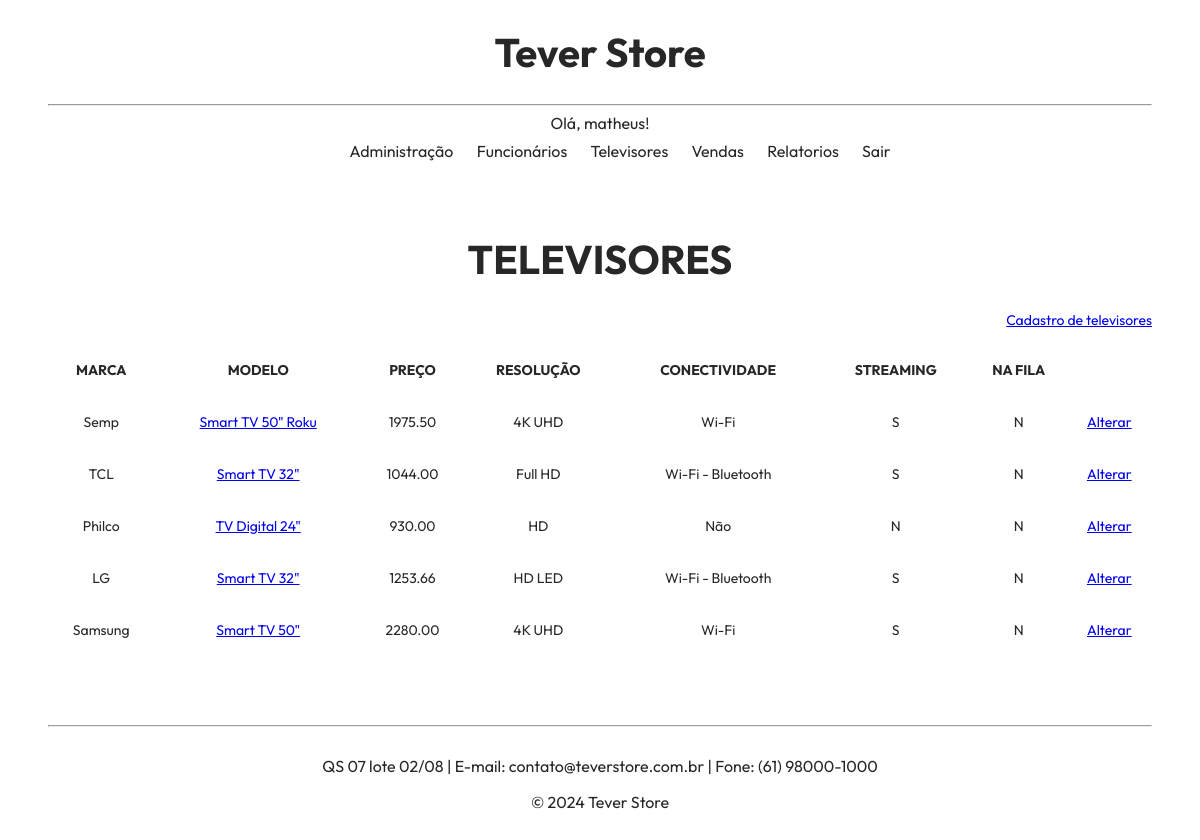
/lista_tel.php (signed in), run on the app's committed database.
### tables this page shows
CREATE TABLE IF NOT EXISTS `televisores` (
  `cod_tel` INT NOT NULL AUTO_INCREMENT,
  `marca_tel` VARCHAR(45) NOT NULL,
  `modelo_tel` VARCHAR(45) NOT NULL,
  `preco_tel` DECIMAL(9,2) NOT NULL,
  `resolucao_tel` VARCHAR(10) NOT NULL,
  `conectividade_tel` VARCHAR(45) NOT NULL,
  `streaming_tel` CHAR(1) NOT NULL,
  `fila_compra_tel` CHAR(1) NOT NULL,
  `vendas_cod_venda` INT NOT NULL,
  PRIMARY KEY (`cod_tel`),
  INDEX `fk_televisores_vendas1_idx` (`vendas_cod_venda` ASC) VISIBLE,
  CONSTRAINT `fk_televisores_vendas1`
    FOREIGN KEY (`vendas_cod_venda`)
    REFERENCES `vendas` (`cod_venda`)
    ON DELETE NO ACTION
    ON UPDATE NO ACTION);

### lista_tel.php (the view, shortened to what this page needs)
<!DOCTYPE html>
<html>
    <head>
        <link rel="stylesheet" type="text/css" href="css/layout.css">
		<link rel="stylesheet" type="text/css" href="css/menu.css">
    </head>
    <body>
        <div id="principal">
            <div class="header">
				<h1>Tever Store</h1>
			</div>
            <hr>
			<div class="menu_global">
                <p align="center"> Olá, <?php include "valida_login.php"; ?>!</p>
                <?php include "menu_local.php"; ?>
			</div>
			<div class="middle-list">
				<h1 style="font-size: 40px;">TELEVISORES</h1>
                <p align="right"><a href="cadastra_tel.php">Cadastro de televisores</a></p>
				<?php
					$conectar = mysqli_connect("localhost", "root", "#senai0308", "tever");
					$sql_consulta = "SELECT marca_tel, modelo_tel, preco_tel, resolucao_tel,
                    conectividade_tel, streaming_tel, fila_compra_tel, cod_tel FROM televisores";
					$sql_resultado = mysqli_query ($conectar, $sql_consulta);
				?>
				<table width="100%">
							<tr height="50px">
								<td><strong>MARCA</strong></td>
								<td><strong>MODELO</strong></td>
								<td><strong>PREÇO</strong></td>
								<td><strong>RESOLUÇÃO</strong></td>
								<td><strong>CONECTIVIDADE</strong></td>
								<td><strong>STREAMING</strong></td>
								<td><strong>NA FILA</strong></td>
							</tr>
					<?php
						while ($registro = mysqli_fetch_row($sql_resultado)) {
					?>
							<tr height="50px">
								<td>
									<?php echo $registro[0]; ?>
								</td>
								<td>
									<a href="exibe_tel.php?codigo=<?php echo $registro[7]; ?>">
										<?php echo $registro[1]; ?>
									</a>
								</td>
								<td>
									<?php echo $registro[2]; ?>
								</td>
								<td>
									<?php echo $registro[3]; ?>
								</td>
								<td>
									<?php echo $registro[4]; ?>
								</td>
								<td>
									<?php echo $registro[5]; ?>
								</td>
								<td>
									<?php echo $registro[6]; ?>
								</td>
								<td>
									<a href="altera_tel.php?codigo=<?php echo $registro[7]; ?>">
										Alterar
									</a>
								</td>
							</tr>
					<?php
						}
					?>
				</table>
			</div>
            <hr>
			<footer>
            	<p>QS 07 lote 02/08 | E-mail: contato@teverstore.com.br | Fone: (61) 98000-1000</p>
            	<p>&#169 2024 Tever Store</p>
        	</footer>
		</div>
    </body>
</html>

### css/layout.css (style rules this page uses)
.header { text-align: center; font-size: 20px; }
.middle-list { color: rgb(39, 39, 39); font-size: 14px; padding: 30px 0 60px 0; text-align: center; }
footer { padding: 5px; margin: auto 150px auto 150px; text-align: center; }

### lista_tel.php (style rules this page uses)
#principal { font-family: 'Outfit', serif; }

### data on the page
televisores: marca_tel "Semp", modelo_tel "Smart TV 50\" Roku", preco_tel "1975.50", resolucao_tel "4K UHD", conectividade_tel "Wi-Fi", streaming_tel "S", fila_compra_tel "N"
televisores: marca_tel "TCL", modelo_tel "Smart TV 32\"", preco_tel "1044.00", resolucao_tel "Full HD", conectividade_tel "Wi-Fi - Bluetooth", streaming_tel "S", fila_compra_tel "N"
televisores: marca_tel "Philco", modelo_tel "TV Digital 24\"", preco_tel "930.00", resolucao_tel "HD", conectividade_tel "Não", streaming_tel "N", fila_compra_tel "N"
televisores: marca_tel "LG", modelo_tel "Smart TV 32\"", preco_tel "1253.66", resolucao_tel "HD LED", conectividade_tel "Wi-Fi - Bluetooth", streaming_tel "S", fila_compra_tel "N"
televisores: marca_tel "Samsung", modelo_tel "Smart TV 50\"", preco_tel "2280.00", resolucao_tel "4K UHD", conectividade_tel "Wi-Fi", streaming_tel "S", fila_compra_tel "N"

### other printed values
$_SESSION["nome_fun"] "matheus"
